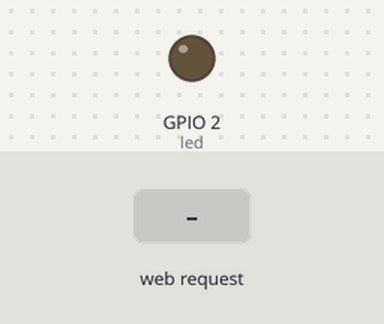
Simulated run of this sketch. Board: ESP8266 (NodeMCU). On the bench: output pins drawn as LEDs (lit = HIGH). Inputs (shaded band) come from the test bench. WiFi joins after 1.5 s; servers stay silent unless stated; what the sketch prints to the serial monitor is not drawn.

Above: at 2.8 s.
2.9 s: HTTP request GET /ledon received
At 4.0 s:
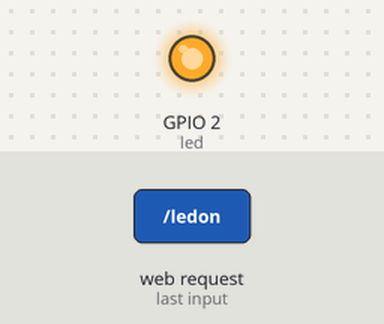
4.4 s: HTTP request GET /ledoff received
At 5.1 s:
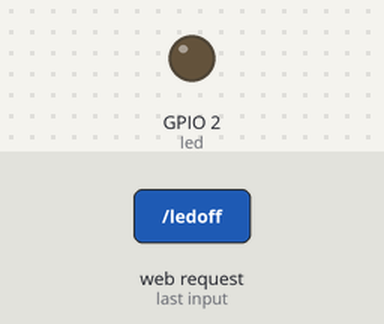
Timing chart, 0 to 7.4 s (numbered marks = the images above; inputs shaded):
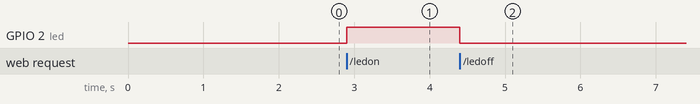

Measured:
- after the input at 2.9 s, GPIO 2 (led): LOW → HIGH at once
- after the input at 4.4 s, GPIO 2 (led): HIGH → LOW at once

The sketch:

Node_MCU_-_Controlling_led.ino
```cpp
#include <ESP8266WiFi.h>

WiFiClient client;
WiFiServer server(80);

#define led 2

void setup()
{
  // put your setup code here, to run once:
  Serial.begin(9600);
  WiFi.begin("GLA-CSED", "GLACAMPUS");
  while(WiFi.status() != WL_CONNECTED)
  {
    delay(200);
    Serial.print("..");
  }
  Serial.println();
  Serial.println("NodeMCU is connected!");
  Serial.println(WiFi.localIP());
  server.begin();
  pinMode(led, OUTPUT);
}

void loop()
{
  // put your main code here, to run repeatedly:
  client = server.available();  //Gets a client that is connected to the server and has data available for reading.
  if (client == 1)
  {
    String request =  client.readStringUntil('\n');
    Serial.println(request);
    request.trim();
    if(request == "GET /ledon HTTP/1.1")
    {
      digitalWrite(led, HIGH);
    }
    if(request == "GET /ledoff HTTP/1.1")
    {
      digitalWrite(led, LOW);
    }
  }
}
```
